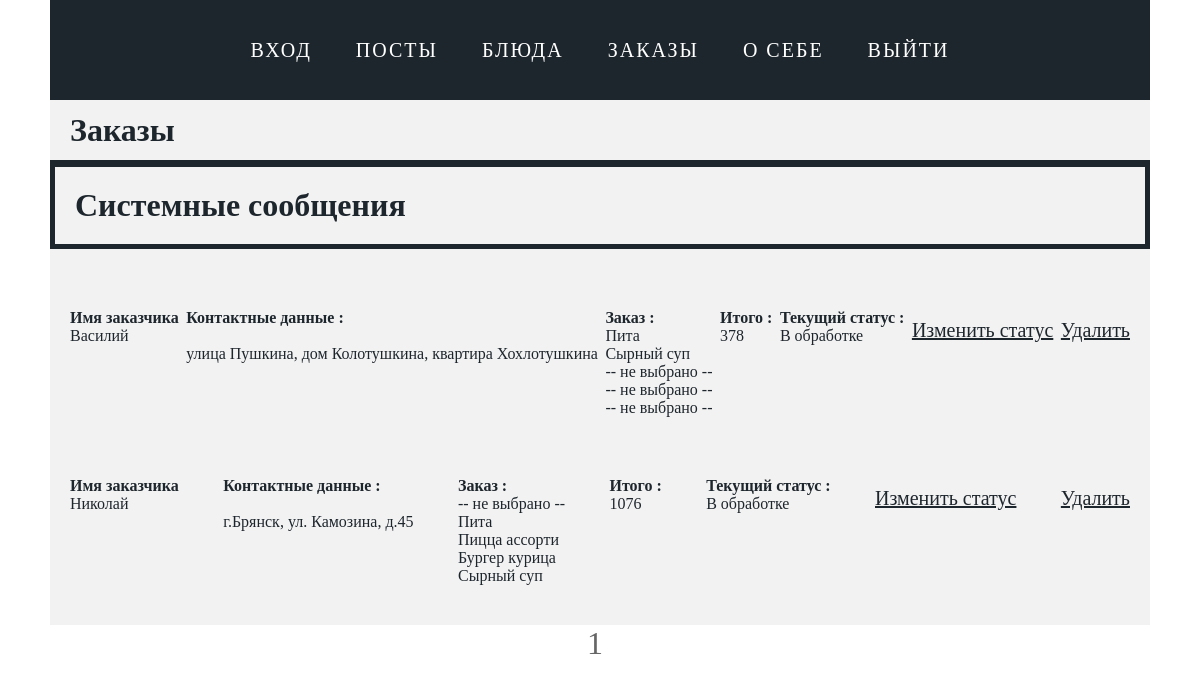
Page /admin/orders (signed in) on the committed database.
### app/models.py (models this page shows, shortened)
class Orders(db.Model):
    id = db.Column(db.Integer, primary_key=True)
    order_name = db.Column(db.String(100),nullable = False)
    phone = db.Column(db.String(11),nullable = False)
    adress = db.Column(db.String(255),nullable = False)
    order_data = db.Column(db.DateTime,default = datetime.utcnow)
    dish1 = db.Column(db.Integer,db.ForeignKey('menu.id'),nullable=True)
    dish2 = db.Column(db.Integer, db.ForeignKey('menu.id'),nullable=True)
    dish3 = db.Column(db.Integer, db.ForeignKey('menu.id'),nullable=True)
    dish4 = db.Column(db.Integer, db.ForeignKey('menu.id'),nullable=True)
    dish5 = db.Column(db.Integer, db.ForeignKey('menu.id'),nullable=True)
    amount = db.Column(db.Integer,nullable = False)
    status = db.Column(db.String(50),nullable = False, default="В обработке")

class Menu(db.Model):
    id = db.Column(db.Integer, primary_key=True)
    name = db.Column(db.String(100), nullable=False)
    description = db.Column(db.String(500), nullable=False)
    price = db.Column(db.Integer, nullable=False)
    photo = db.Column(db.String(500),nullable=True)

### admin/admin.py (the view)
@admin.route('/orders')
def orders():
    if not is_logged():
        return redirect(url_for('.login'))
    elif is_logged():
        form = OrderSatus(request.form, csrf_enabled=False)  # объект класса PostForm
        page = request.args.get('page', 1, type=int)
        name1 = aliased(Menu)
        name2 = aliased(Menu)
        name3 = aliased(Menu)
        name4 = aliased(Menu)
        name5 = aliased(Menu)
        pagination = db.session.query(Orders.id, Orders.order_name, Orders.adress, Orders.status, Orders.amount,
                                      name1.name.label('n1'), name2.name.label('n2'), name3.name.label('n3'),
                                      name4.name.label('n4'), name5.name.label('n5')).filter(name1.id == Orders.dish1,
                                                                                             name2.id == Orders.dish2,
                                                                                             name3.id == Orders.dish3,
                                                                                             name4.id == Orders.dish4,
                                                                                             name5.id == Orders.dish5).order_by(
            Orders.id.desc()).paginate(page=page, per_page=5)
        return render_template('orders.html', title='Заказы', menu=menu, pagination=pagination, FlaskForm=form)

### admin/admin.py (called while the page is built)
def is_logged():
    return True if session.get('adminlogged') else False

### admin/templates/orders.html (shortened to what this page needs)
{% extends "admin_base.html" %}
{% block content %}
    <div class="post-content">
        <div class="post_hd"><h1>Заказы</h1>
        </div>
        <div class="order-wrap">
            <div class="message-wrapper">
                <h1>Системные сообщения</h1>
            </div>
            {% for d in pagination.items %}
                {% if d.price !=0 %}
                    <div class="order">
                        <p class="post-title"><b>Имя заказчика</b> <br> {{ d.order_name }}</p>
                        <p class="post-text"><b>Контактные данные :</b><br>{{ d.phone }}<br>{{ d.adress }}</p>
                        <p class="post-text"><b>Заказ :</b>
                            <br>{{ d.n1 }}<br> {{ d.n2}} <br>{{ d.n3 }}<br> {{ d.n4 }} <br>{{ d.n5 }}<br></p>
                        <p class="post-text"><b>Итого :</b><br>{{ d.amount }}</p>
                        <p class="post-text"><b>Текущий статус :</b><br>{{ d.status }}</p>
                        <div class="links">
                            <a href="{{ url_for('.orders') }}/edit/{{ d.id }}">Изменить статус</a>
                        </div>
                        <div class="links">
                            <a href="{{ url_for('.orders') }}/del/{{ d.id }}">Удалить</a>
                        </div>
                    </div>
                {% endif %}
            {% endfor %}
        </div>
    </div>
    <div class="pagination">
        {% for number in pagination.iter_pages() %}
            {% if pagination.page != number %}
                <span>
                    <a class='page-number'
                       href="{{ url_for('.orders', page=number) }}">
                    {{ number }}
                    </a>
            </span>
            {% else %}
                <span class='current-page-number'>{{ number }}</span>
            {% endif %}
        {% endfor %}
    </div>
{% endblock %}

### admin/static/css/styles.css (style rules this page uses)
* { margin: 0px; padding: 0px; }
body { font-family: Bahnschrift; color: #1E262D; }
.post-content { width: 1100px; margin: 0 auto; background-color: #f2f2f2; }
.post_hd { padding: 20px; display: flex; align-items: center; justify-content: space-between; height: 20px; border-bottom: 2px solid #1E262D; }
.links { display: flex; justify-content: space-between; }
.links a { margin-top: 10px; font-size: 20px; color: #1E262D; }
.pagination { width: 1100px; margin: 0 auto; display: flex; justify-content: center; }
.pagination span { font-size: 2em; margin-right: 10px; }
.current-page-number { color: #666 }
.order-wrap { width: 1100px; margin: 0 auto; display: flex; flex-direction: column; background-color: #f2f2f2; gap: 20px; padding-top: 0px; padding-bottom: 20px; }
.order { display: flex; flex-direction: row; align-items: flex-start; justify-content: space-between; padding: 20px; }
.message-wrapper { width: 1050px; margin: 0 auto; background-color: #f2f2f2; padding: 20px; border: 5px solid #1E262D; }

### rows in the picture
Orders: order_name "Василий", adress "улица Пушкина, дом Колотушкина, квартира Хохлотушкина", n1 "Пита", n2 "Сырный суп", n3 "-- не выбрано --", n4 "-- не выбрано --", n5 "-- не выбрано --", amount "378", status "В обработке"
Orders: order_name "Николай", adress "г.Брянск, ул. Камозина, д.45", n1 "-- не выбрано --", n2 "Пита", n3 "Пицца ассорти", n4 "Бургер курица", n5 "Сырный суп", amount "1076", status "В обработке"

### other values in the picture
{{ m['name'] }} "ВХОД" "ПОСТЫ" "БЛЮДА" "ЗАКАЗЫ" "О СЕБЕ" "ВЫЙТИ"
{{ number }} "1"
